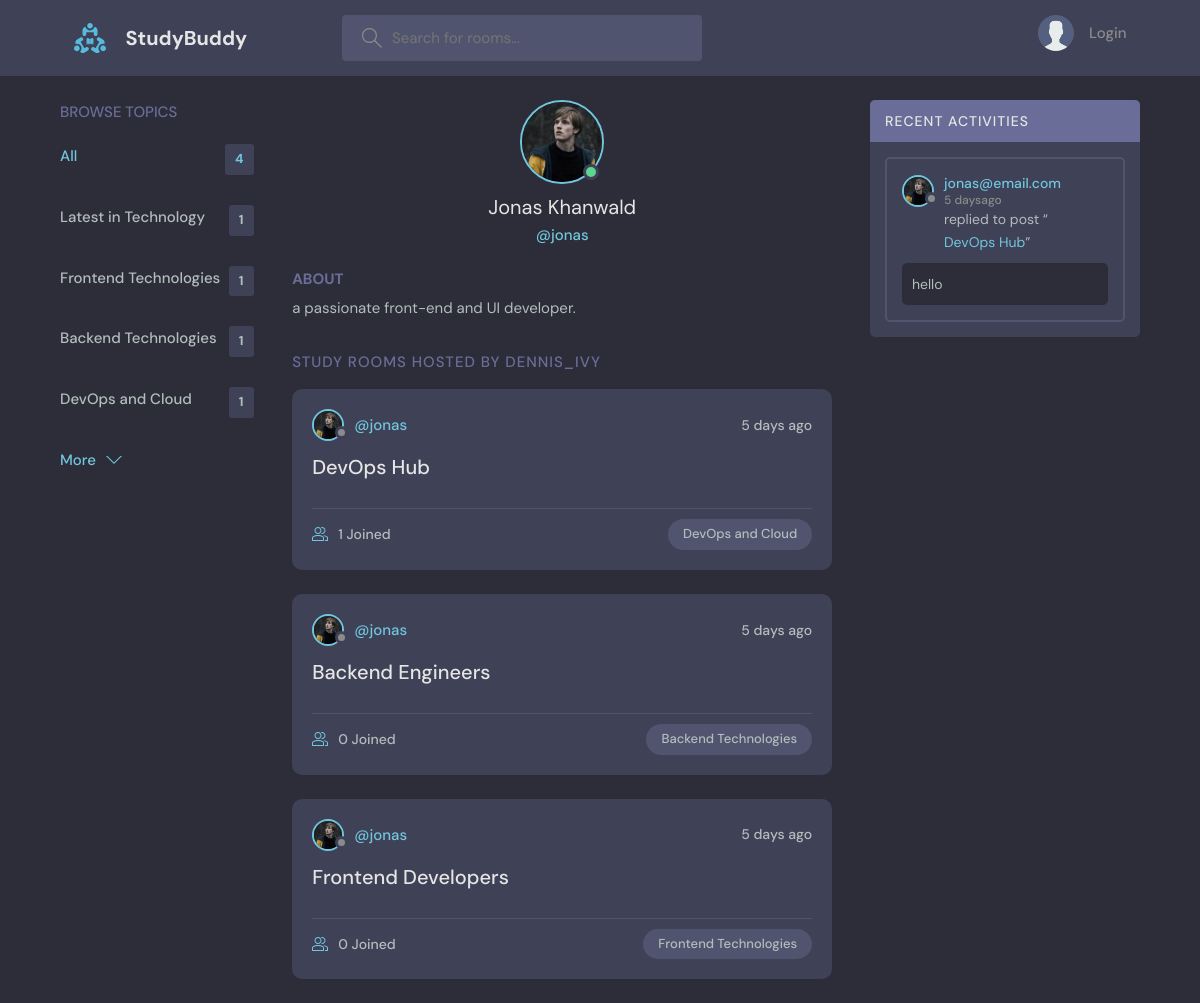
The page /profile/3 on the database its author committed.
### base/models.py (models this page shows, shortened)
class Topic(models.Model):
    name = models.CharField(max_length=200)

class User(AbstractUser):
    name = models.CharField(max_length=200, null=True)
    email = models.EmailField(unique=True,null=True)
    bio = models.TextField(null=True)
    avatar = models.ImageField(null=True, default="avatar.svg")
    USERNAME_FIELD = 'email'
    REQUIRED_FIELDS = []

class Room(models.Model):
    host = models.ForeignKey(User, on_delete=models.SET_NULL, null=True)
    topic = models.ForeignKey(Topic, on_delete=models.SET_NULL, null=True)
    name = models.CharField(max_length=200)
    description = models.TextField(null=True, blank=True)
    participants = models.ManyToManyField(User, related_name="participants", blank=True, null=True)
    updated = models.DateTimeField(auto_now=True)
    created = models.DateTimeField(auto_now_add=True)
    class Meta:
        ordering = ['-updated', '-created']
    def __str__(self):
        return str(self.name)

class Message(models.Model):
    user = models.ForeignKey(User, on_delete=models.CASCADE)
    room = models.ForeignKey(Room,on_delete=models.CASCADE)
    body = models.TextField()
    updated = models.DateTimeField(auto_now=True)
    created = models.DateTimeField(auto_now_add=True)
    class Meta:
        ordering = ['-updated', '-created']

### base/views.py (the view)
# urls.py: path('profile/<str:pk>', views.userProfile, name="user-profile"),
def userProfile(request,pk):
    user = User.objects.get(id=pk)
    rooms = user.room_set.all() #Room.objects.filter(participants=user)
    room_messages = user.message_set.all()
    topics = Topic.objects.all() #Topic.objects.filter(participants=user)
    context = {
        'user':user,
        'rooms':rooms,
        'room_messages':room_messages,
        'topics':topics
        }
    return render(request,'base/profile.html',context)

### base/templates/base/profile.html (shortened to what this page needs)
{% extends "main.html" %}
{% block content %}
  <main class="profile-page layout layout--3">
    <div class="container">
      {% include 'base/home-components/topics_component.html' %}
      <div class="roomList">
        <div class="profile">
          <div class="profile__avatar">
            <div class="avatar avatar--large active">
              <img src="{{user.avatar.url}}" />
            </div>
          </div>
          <div class="profile__info">
            <h3>{{user.name}}</h3>
            <p>@{{user.username}}</p>
          </div>
          <div class="profile__about">
            <h3>About</h3>
            <p>
             {{ user.bio}}
            </p>
          </div>
        </div>
        <div class="roomList__header">
          <div>
            <h2>Study Rooms Hosted by dennis_ivy</a>
            </h2>
          </div>
        </div>
        {% include 'base/home-components/feed_component.html' %}
      </div>
      {% include 'base/home-components/activity_component.html' %}
  </main>
{% endblock %}

### templates/main.html (shortened to what this page needs)
<!DOCTYPE html>
{% load static %}
<html lang="en">
  <head>
    <link rel="stylesheet" href="{% static 'styles/style.css' %}" />
  </head>
  <body>
    {% include 'navbar.html' %}
    {% block content %}
    {% endblock %}
  </body>
</html>

### templates/navbar.html (shortened to what this page needs)
{% load static %}
<header class="header header--loggedIn">
    <div class="container">
      <a href="{% url 'home' %}" class="header__logo">
        <img src="{% static 'images/logo.svg' %}" />
        <h1>StudyBuddy</h1>
      </a>
      <form class="header__search" method="GET" action="{% url 'home' %}">
        <label>
          <input name="q" placeholder="Search for rooms..." />
        </label>
      </form>
      <nav class="header__menu">
        {% if request.user.is_authenticated %}
        <div class="header__user">
          <a href="{% url 'user-profile' request.user.id %}">
            <div class="avatar avatar--medium active">
              <img src="{{request.user.avatar.url}}" />
            </div>
            <p>{{request.user.name}}<span>@{{request.user.username}}</span></p>
          </a>
          <button class="dropdown-button">
            <svg version="1.1" xmlns="http://www.w3.org/2000/svg" width="32" height="32" viewBox="0 0 32 32">
              <title>chevron-down</title>
              <path d="M16 21l-13-13h-3l16 16 16-16h-3l-13 13z"></path>
            </svg>
          </button>
        </div>
        {% else %}
        <a href="{% url 'login' %}">
          <img src="{% static 'images/avatar.svg' %}" />
          <p>Login</p>
        </a>
        {% endif %}
      </nav>
    </div>
  </header>

### base/templates/base/home-components/topics_component.html
     <div class="topics">
      <div class="topics__header">
        <h2>Browse Topics</h2>
      </div>
      <ul class="topics__list">
        <li>
          <a href="{% url 'home' %}" class="active">All <span>{{topics.count}}</span></a>
        </li>
        {% for topic in topics %}
        <li>
          <a href="{% url 'home' %}?q={{topic.name}}">{{topic.name}} <span>{{topic.room_set.all.count}}</span></a>
        </li>
        {% endfor %}
      </ul>
      <a class="btn btn--link" href="{% url 'topics' %}">
        More
        <svg version="1.1" xmlns="http://www.w3.org/2000/svg" width="32" height="32" viewBox="0 0 32 32">
          <title>chevron-down</title>
          <path d="M16 21l-13-13h-3l16 16 16-16h-3l-13 13z"></path>
        </svg>
      </a>
    </div>

### base/templates/base/home-components/feed_component.html (shortened to what this page needs)
{% for room in rooms %}
<div class="roomListRoom">
   <div class="roomListRoom__header">
     <a href="{% url 'user-profile' room.host.id %}" class="roomListRoom__author">
       <div class="avatar avatar--small">
         <img src="{{room.host.avatar.url}}" />
       </div>
       <span>@{{room.host.username}}</span>
     </a>
     <div class="roomListRoom__actions">
       <span>{{room.created|timesince}}  ago</span>
     </div>
   </div>
   <div class="roomListRoom__content">
     <a href="{% url 'room' room.id %}">{{room.name}}</a>
   </div>
   <div class="roomListRoom__meta">
     <a href="{% url 'room' room.id %}" class="roomListRoom__joined">
       {{room.participants.count}} Joined
     </a>
     <p class="roomListRoom__topic">{{room.topic.name}}</p>
   </div>
 </div>
{% endfor %}

### base/templates/base/home-components/activity_component.html (shortened to what this page needs)
<div class="activities">
  <div class="activities__header">
    <h2>Recent Activities</h2>
  </div>
  {% for message in room_messages %}
  <div class="activities__box">
    <div class="activities__boxHeader roomListRoom__header">
      <a href="{% url 'user-profile' message.user.id %}" class="roomListRoom__author">
        <div class="avatar avatar--small">
          <img src="{{message.user.avatar.url}}" />
        </div>
        <p>
         {{message.user}}
          <span>{{message.created|timesince}}ago</span>
        </p>
      </a>
    </div>
    <div class="activities__boxContent">
      <p>replied to post “<a href="{% url 'room' message.room.id %}">{{message.room}}</a>”</p>
      <div class="activities__boxRoomContent">
        {{message.body}}
      </div>
    </div>
  </div>
 {% endfor %}
  </div>
</div>

### rows shown on the page
Topic: name "Latest in Technology", room_set.all.count "1"
Topic: name "Frontend Technologies", room_set.all.count "1"
Topic: name "Backend Technologies", room_set.all.count "1"
Topic: name "DevOps and Cloud", room_set.all.count "1"
User: avatar (picture), name "Jonas Khanwald", username "jonas", bio "a passionate front-end and UI developer."
Room: host.avatar (picture), host.username "jonas", created "5 days", name "DevOps Hub", participants.count "1", topic.name "DevOps and Cloud"
Room: host.avatar (picture), host.username "jonas", created "5 days", name "Backend Engineers", participants.count "0", topic.name "Backend Technologies"
Room: host.avatar (picture), host.username "jonas", created "5 days", name "Frontend Developers", participants.count "0", topic.name "Frontend Technologies"
Message: user.avatar (picture), user "jonas@email.com", created "5 days", room "DevOps Hub", body "hello"

### other values the page prints
{{ topics.count }} "4"
